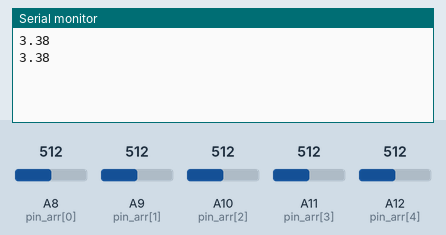
Recording of a sketch running on a simulated Arduino Mega 2560, built with avr-gcc and run on an emulated ATmega2560. Parts: the last lines printed to the serial monitor. Inputs (shaded band) come from the test bench; at power-on: A8 (pin_arr[0]) = 512, A9 (pin_arr[1]) = 512, A10 (pin_arr[2]) = 512, A11 (pin_arr[3]) = 512, A12 (pin_arr[4]) = 512.

Above: at 2.8 s.
2.9 s: A8 (pin_arr[0]) set to 716
At 5.0 s:
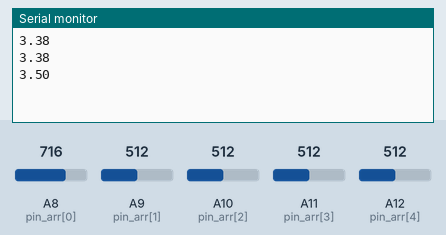
5.6 s: A9 (pin_arr[1]) set to 716
At 6.6 s:
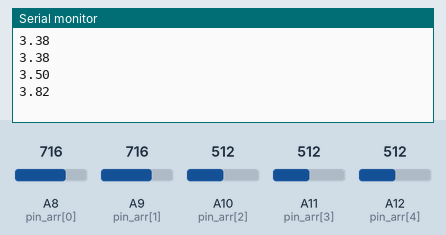
8.3 s: A10 (pin_arr[2]) set to 716
At 10.8 s:
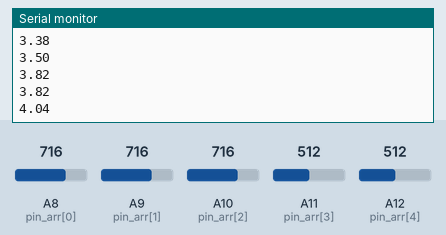
11.0 s: A11 (pin_arr[3]) set to 716
At 12.5 s:
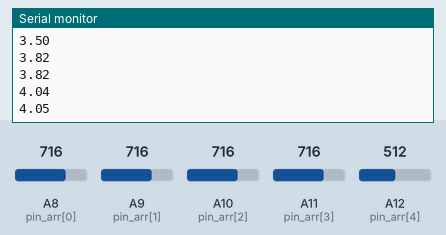
13.7 s: A12 (pin_arr[4]) set to 992
At 15.3 s:
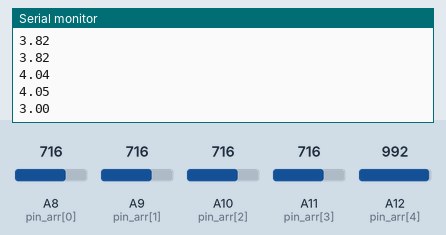
16.4 s: A11 (pin_arr[3]) set to 992
At 18.4 s:
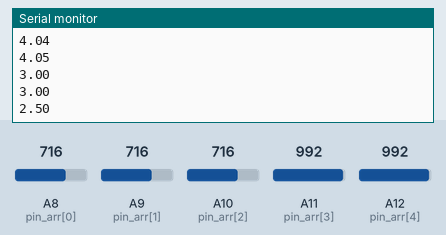
Timing chart, 0 to 19.9 s (numbered marks = the images above; inputs shaded):
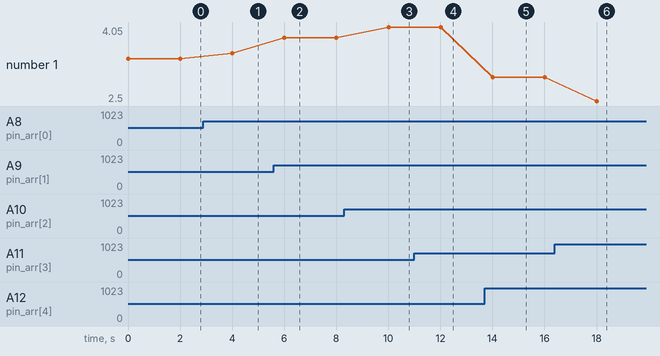

The sketch:

lineFollowingSensor_test.ino
```cpp
//LINE FOLLWING SENSOR VALUES TESTING:
int pin_arr[5] = {A8,A9,A10,A11,A12}; //Analog pins assignments for each sensor cell
float y_arr[5]; //array for outputs from each line following cell

const float minim = 50; //todo
const float maxim = 1000;
float y_raw; float zi;

const float non_black_threshold = 0.85; //update y value after which bot is extremely confident that cell is not black todo
const float black_threshold = 0.65; //confidently non-black

//PID Variables:
float integral;  // error
float previousError;


float Kp = 140.0; //Proportional parameter
float Ki = 0.0;     //Integral Parameter
float Kd = 40.0;  //Derivative parameter
float delta_t = 3.0;//Time between subsequent change


void setup() {
  Serial.begin(9600);

  previousError = 0;
  integral = 0;


  //Line following sensor:
  for (int i = 0; i<5; i++) {
    pinMode(pin_arr[i],INPUT);
  }
}

void loop() {
  float y_prime = 0.0; //output from sensor (to be updated)
  float sum = 0.0;

  for (int i = 0; i<5; i++) {
    if (i == 0) {y_raw = (float) analogRead(pin_arr[i]) +300; }  //adjust offset on sensor 1
    else{y_raw = (float) analogRead(pin_arr[i]);}
    float yi = (y_raw - minim)/(maxim-minim);

    if (yi >= non_black_threshold) {yi = 1;}
    else if (yi <= black_threshold) { yi = 0;}
    y_arr[i] = yi;
    sum += yi;
    y_prime += (1- yi)*i;
  }
  y_prime = y_prime/(5 - sum) + 1;
  if (isnan(y_prime)) { Serial.println("Not in black line");}
  else {Serial.println(y_prime); }


  Serial.println();
  delay(2000);

}

/*
 * non-black over 0.90
 * black below 0.65
 */
```

Measured:
- after the input at 2.9 s, the serial monitor: prints a new line after 1.1 s (image 1)
- after the input at 5.6 s, the serial monitor: prints a new line after 0.41 s (image 2)
- after the input at 8.3 s, the serial monitor: prints a new line after 1.7 s (image 3)
- after the input at 11.0 s, the serial monitor: prints a new line after 1.0 s (image 4)
- after the input at 13.7 s, the serial monitor: prints a new line after 0.31 s (image 5)
- after the input at 16.4 s, the serial monitor: prints a new line after 1.6 s (image 6)
- plotted number 1: 3.38 → 3.5 after the input at 2.9 s, 3.5 → 3.82 after the input at 5.6 s, 3.82 → 4.04 after the input at 8.3 s, 4.04 → 4.05 after the input at 11.0 s, 4.05 → 3 after the input at 13.7 s
